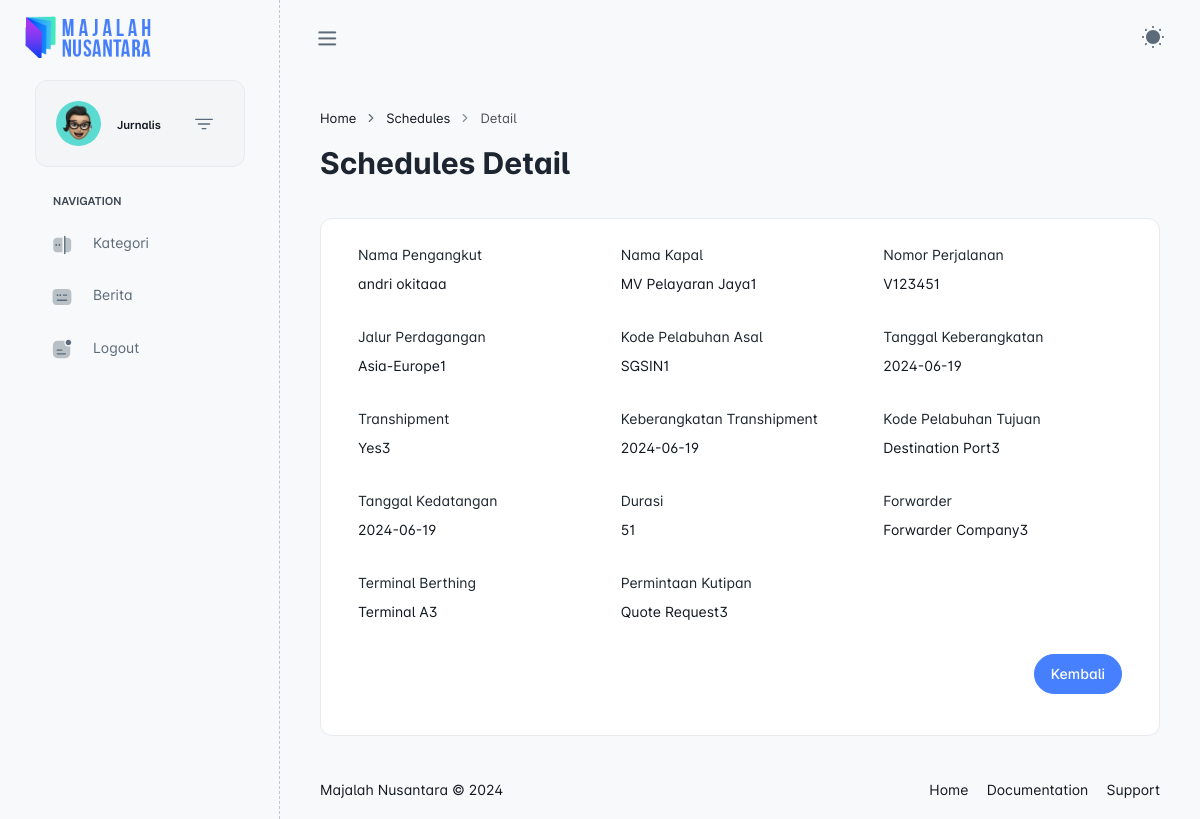
Page /admin/schedules-detail.php?id=7 on the committed database.
### tables this page shows
CREATE TABLE `schedules` (
  `id_schedules` int NOT NULL,
  `CarrierName` varchar(255) DEFAULT NULL,
  `VesselName` varchar(255) DEFAULT NULL,
  `VoyageNumber` varchar(50) DEFAULT NULL,
  `TradeLine` varchar(100) DEFAULT NULL,
  `PortCodeOrigin` varchar(20) DEFAULT NULL,
  `DepartureDate` date DEFAULT NULL,
  `Transhipment` varchar(100) DEFAULT NULL,
  `TranshipmentDeparture` date DEFAULT NULL,
  `PortCodeDestination` varchar(20) DEFAULT NULL,
  `ArrivalDate` date DEFAULT NULL,
  `Duration` int DEFAULT NULL,
  `Forwarder` varchar(255) DEFAULT NULL,
  `BerthingTerminal` varchar(100) DEFAULT NULL,
  `RequestQuote` varchar(500) DEFAULT NULL
);

### admin/schedules-detail.php (the view, shortened to what this page needs)
<?php
require 'function/init.php';
$id_schedules = $_GET['id'];
$sql = 'SELECT * FROM schedules WHERE id_schedules = ?';
$stmt = $conn->prepare($sql);
$stmt->bind_param('i', $id_schedules);
$stmt->execute();
$result = $stmt->get_result();
$data = $result->fetch_assoc();
?>
<!DOCTYPE html>
<html lang="en">
<body data-pc-preset="preset-1" data-pc-sidebar-caption="true" data-pc-direction="ltr" data-pc-theme_contrast=""
    data-pc-theme="light">
    <div class="pc-container">
        <div class="pc-content">
            <div class="page-header">
                <div class="page-block">
                    <div class="row align-items-center">
                        <div class="col-md-12">
                            <ul class="breadcrumb">
                                <li class="breadcrumb-item"><a href="index.php">Home</a></li>
                                <li class="breadcrumb-item"><a href="javascript: void(0)">Schedules</a></li>
                                <li class="breadcrumb-item"><a href="javascript: void(0)">Detail</a></li>
                            </ul>
                        </div>
                        <div class="col-md-12">
                            <div class="page-header-title">
                                <h2 class="mb-0">Schedules Detail</h2>
                            </div>
                        </div>
                    </div>
                </div>
            </div>
            <div class="row">
                <div class="col-sm-12">
                    <div class="card">
                        <div class="card-body">
                            <div class="container">
                                <div class="row">
                                    <div class="mb-3 col-6 col-md-4">
                                        <label class="form-label">Nama Pengangkut</label>
                                        <p><?php echo htmlspecialchars($data['CarrierName']); ?></p>
                                    </div>
                                    <div class="mb-3 col-6 col-md-4">
                                        <label class="form-label">Nama Kapal</label>
                                        <p><?php echo htmlspecialchars($data['VesselName']); ?></p>
                                    </div>
                                    <div class="mb-3 col-6 col-md-4">
                                        <label class="form-label">Nomor Perjalanan</label>
                                        <p><?php echo htmlspecialchars($data['VoyageNumber']); ?></p>
                                    </div>
                                    <div class="mb-3 col-6 col-md-4">
                                        <label class="form-label">Jalur Perdagangan</label>
                                        <p><?php echo htmlspecialchars($data['TradeLine']); ?></p>
                                    </div>
                                    <div class="mb-3 col-6 col-md-4">
                                        <label class="form-label">Kode Pelabuhan Asal</label>
                                        <p><?php echo htmlspecialchars($data['PortCodeOrigin']); ?></p>
                                    </div>
                                    <div class="mb-3 col-6 col-md-4">
                                        <label class="form-label">Tanggal Keberangkatan</label>
                                        <p><?php echo htmlspecialchars($data['DepartureDate']); ?></p>
                                    </div>
                                    <div class="mb-3 col-6 col-md-4">
                                        <label class="form-label">Transhipment</label>
                                        <p><?php echo htmlspecialchars($data['Transhipment']); ?></p>
                                    </div>
                                    <div class="mb-3 col-6 col-md-4">
                                        <label class="form-label">Keberangkatan Transhipment</label>
                                        <p><?php echo htmlspecialchars($data['TranshipmentDeparture']); ?></p>
                                    </div>
                                    <div class="mb-3 col-6 col-md-4">
                                        <label class="form-label">Kode Pelabuhan Tujuan</label>
                                        <p><?php echo htmlspecialchars($data['PortCodeDestination']); ?></p>
                                    </div>
                                    <div class="mb-3 col-6 col-md-4">
                                        <label class="form-label">Tanggal Kedatangan</label>
                                        <p><?php echo htmlspecialchars($data['ArrivalDate']); ?></p>
                                    </div>
                                    <div class="mb-3 col-6 col-md-4">
                                        <label class="form-label">Durasi</label>
                                        <p><?php echo htmlspecialchars($data['Duration']); ?></p>
                                    </div>
                                    <div class="mb-3 col-6 col-md-4">
                                        <label class="form-label">Forwarder</label>
                                        <p><?php echo htmlspecialchars($data['Forwarder']); ?></p>
                                    </div>
                                    <div class="mb-3 col-6 col-md-4">
                                        <label class="form-label">Terminal Berthing</label>
                                        <p><?php echo htmlspecialchars($data['BerthingTerminal']); ?></p>
                                    </div>
                                    <div class="mb-3 col-6 col-md-4">
                                        <label class="form-label">Permintaan Kutipan</label>
                                        <p><?php echo htmlspecialchars($data['RequestQuote']); ?></p>
                                    </div>
                                    <div class="mb-3 col-12 col-md-12 text-end">
                                        <a href="schedules.php" class="btn btn-primary">Kembali</a>
                                    </div>
                                </div>
                            </div>
                        </div>
                    </div>
                </div>
            </div>
        </div>
    </div>
</body>
</html>

### rows in the picture
schedules: CarrierName "andri okitaaa", VesselName "MV Pelayaran Jaya1", VoyageNumber "V123451", TradeLine "Asia-Europe1", PortCodeOrigin "SGSIN1", DepartureDate "2024-06-19", Transhipment "Yes3", TranshipmentDeparture "2024-06-19", PortCodeDestination "Destination Port3", ArrivalDate "2024-06-19", Duration "51", Forwarder "Forwarder Company3", BerthingTerminal "Terminal A3", RequestQuote "Quote Request3"
